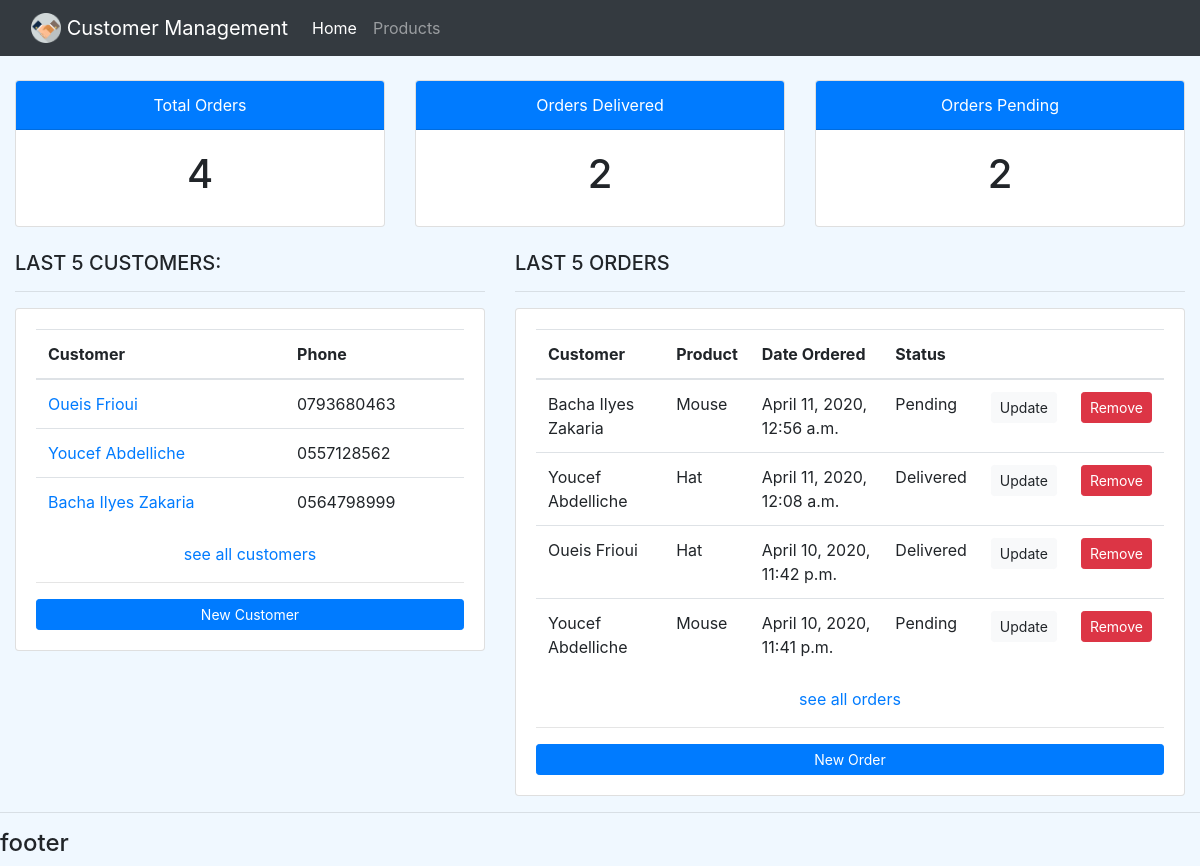
The app's page /, older data.
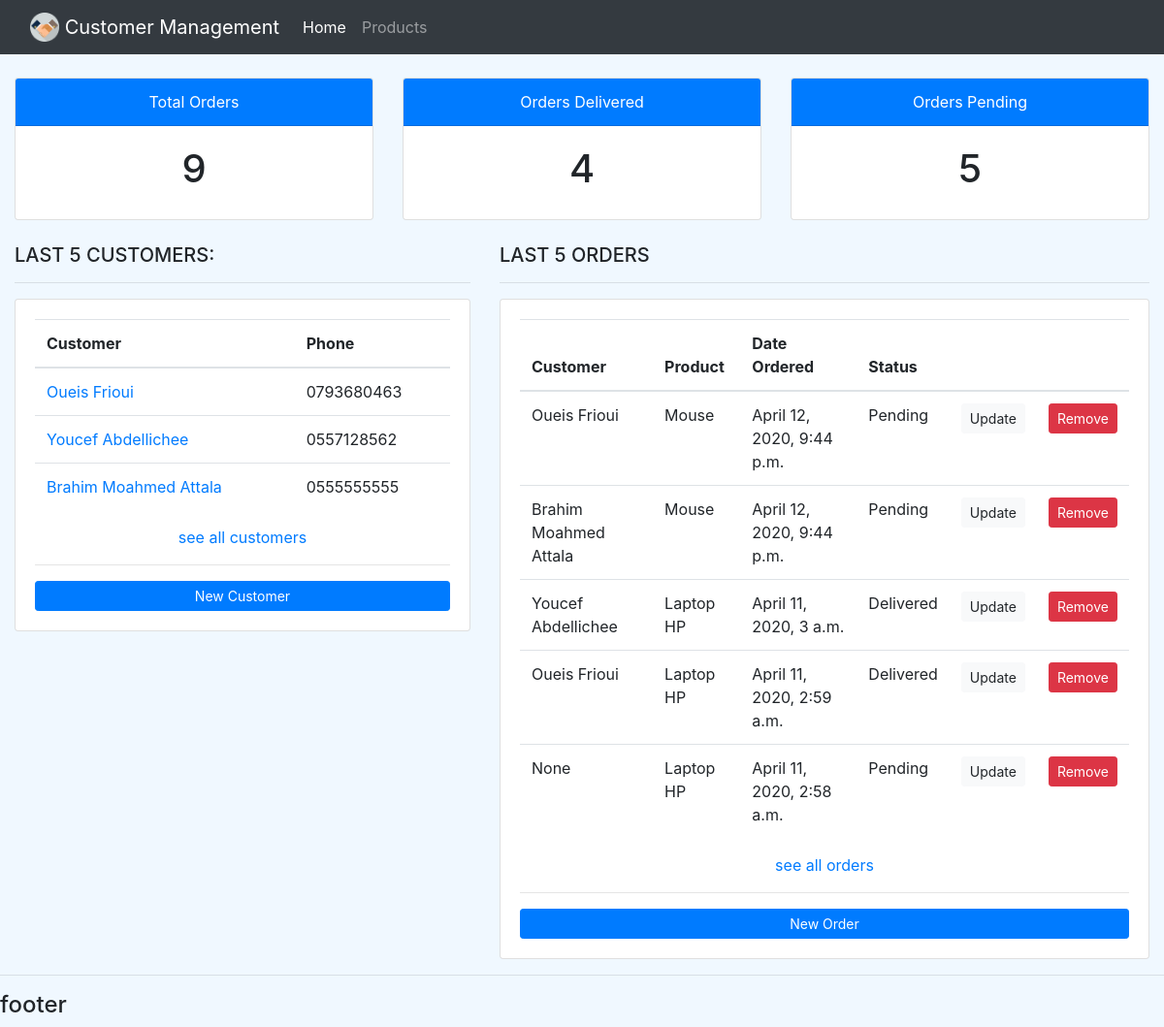
The same page, newer data.
### accounts/models.py (models this page shows, shortened)
class Customer(models.Model):
    name = models.CharField(max_length=200, null=True)
    phone = models.CharField(max_length=200, null=True)
    email = models.CharField(max_length=200, null=True)
    date_created = models.DateTimeField(auto_now_add=True, null=True)
    def __str__(self):
        return self.name

class Order(models.Model):
    STATUS = (('Pending', 'Pending'), ('Out of Delivery', 'Out of Delivery'), ('Delivered', 'Delivered'))
    customer = models.ForeignKey(Customer, null=True, on_delete=models.SET_NULL)
    product = models.ForeignKey(Product, null=True, on_delete=models.SET_NULL)
    date_created = models.DateTimeField(auto_now_add=True, null=True)
    status = models.CharField(max_length=200, null=True, choices=STATUS)

class Product(models.Model):
    CATEGORY = (('Indoor', 'Indoor'), ('OutDoor', 'OutDoor'))
    name = models.CharField(max_length=200, null=True)
    price = models.FloatField(null=True)
    category = models.CharField(max_length=200, null=True, choices=CATEGORY)
    description = models.CharField(max_length=200, null=True)
    date_created = models.DateTimeField(auto_now_add=True, null=True)
    tags = models.ManyToManyField(Tag, related_name='products')
    def __str__(self):
        return self.name

### accounts/views.py (the view)
# urls.py: path('', views.home, name='home'),
def home(request):
    customers = Customer.objects.all().order_by("date_created")[0:5]
    orders = Order.objects.all().order_by("-date_created")
    last5_order = orders[0:5]
    orders_delivered = Order.objects.filter(status="Delivered")
    orders_pending = Order.objects.filter(status="Pending")
    context = {'customers': customers, 'orders': orders, 'orders_delivered': orders_delivered,
               'orders_pending': orders_pending, 'last_orders': last5_order}
    return render(request, 'accounts/dashboard.html', context)

### accounts/templates/accounts/dashboard.html
{% extends 'accounts/main.html' %}
{% block content %}
    <div class="container-fluid">
        {% include 'accounts/status.html' %}
        <br>
        <div class="row">
            <div class="col-md-5">
                <h5>LAST 5 CUSTOMERS:</h5>
                <hr>
                <div class="card card-body">
                    <table class="table">
                        <thead>
                        <tr>
                            <th scope="col">Customer</th>
                            <th scope="col">Phone</th>
                        </tr>
                        </thead>
                        <tbody>
                        {% for customer in customers %}
                            <tr>
                                <td><a href="{% url 'customer' customer.id %}">{{ customer }}</a></td>
                                <td>{{ customer.phone }}</td>
                            </tr>
                        {% endfor %}
                        </tbody>
                    </table>
                    <a href="{% url 'customers_list' %}" align="center">see all customers</a>
                    <hr>
                    <a class="btn btn-primary btn-sm btn-block" href="{% url 'new_customer_view' %}">New Customer</a>
                </div>
            </div>
            <div class="col-md-7">
                <h5>LAST 5 ORDERS</h5>
                <hr>
                <div class="card card-body">
                    <table class="table">
                        <thead>
                        <tr>
                            <th scope="col">Customer</th>
                            <th scope="col">Product</th>
                            <th scope="col">Date Ordered</th>
                            <th scope="col">Status</th>
                            <th scope="col"></th>
                            <th scope="col"></th>
                        </tr>
                        </thead>
                        <tbody>
                        {% for order in last_orders %}
                            <tr>
                                <td>{{ order.customer }}</td>
                                <td>{{ order.product }}</td>
                                <td>{{ order.date_created }}</td>
                                <td>{{ order.status }}</td>
                                <td><a href="#" class="btn btn-light btn-sm">Update</a></td>
                                <td><a href="#" class="btn btn-danger btn-sm">Remove</a></td>
                            </tr>
                        {% endfor %}
                        </tbody>
                    </table>
                    <a href="#" align="center">see all orders</a>
                    <hr>
                    <a class="btn btn-primary btn-sm btn-block" href="{% url 'new_order_view' %}">New Order</a>
                </div>
            </div>
        </div>
    </div>
{% endblock content %}

Row changes from the older to the newer data that the page shows:
removed Customer: name "Bacha Ilyes Zakaria", phone "0564798999"
no longer on this page (row edited): Order: customer "Bacha Ilyes Zakaria", product "Mouse", date_created "April 11, 2020, 12:56 a.m.", status "Pending"
no longer on this page (row unchanged): Order: customer "Youcef Abdelliche", product "Hat", date_created "April 11, 2020, 12:08 a.m.", status "Delivered"
no longer on this page (row unchanged): Order: customer "Oueis Frioui", product "Hat", date_created "April 10, 2020, 11:42 p.m.", status "Delivered"
no longer on this page (row unchanged): Order: customer "Youcef Abdelliche", product "Mouse", date_created "April 10, 2020, 11:41 p.m.", status "Pending"
changed Customer: name "Youcef Abdelliche" → "Youcef Abdellichee"
added Customer: name "Brahim Moahmed Attala", phone "0555555555"
added Order: customer "Oueis Frioui", product "Mouse", date_created "April 12, 2020, 9:44 p.m.", status "Pending"
added Order: customer "Brahim Moahmed Attala", product "Mouse", date_created "April 12, 2020, 9:44 p.m.", status "Pending"
added Order: customer "Youcef Abdellichee", product "Laptop HP", date_created "April 11, 2020, 3 a.m.", status "Delivered"
added Order: customer "Oueis Frioui", product "Laptop HP", date_created "April 11, 2020, 2:59 a.m.", status "Delivered"
added Order: customer "None", product "Laptop HP", date_created "April 11, 2020, 2:58 a.m.", status "Pending"
Text that changed along with them:
{{ orders.count }}: "4" → "9"
{{ orders_delivered.count }}: "2" → "4"
{{ orders_pending.count }}: "2" → "5"
